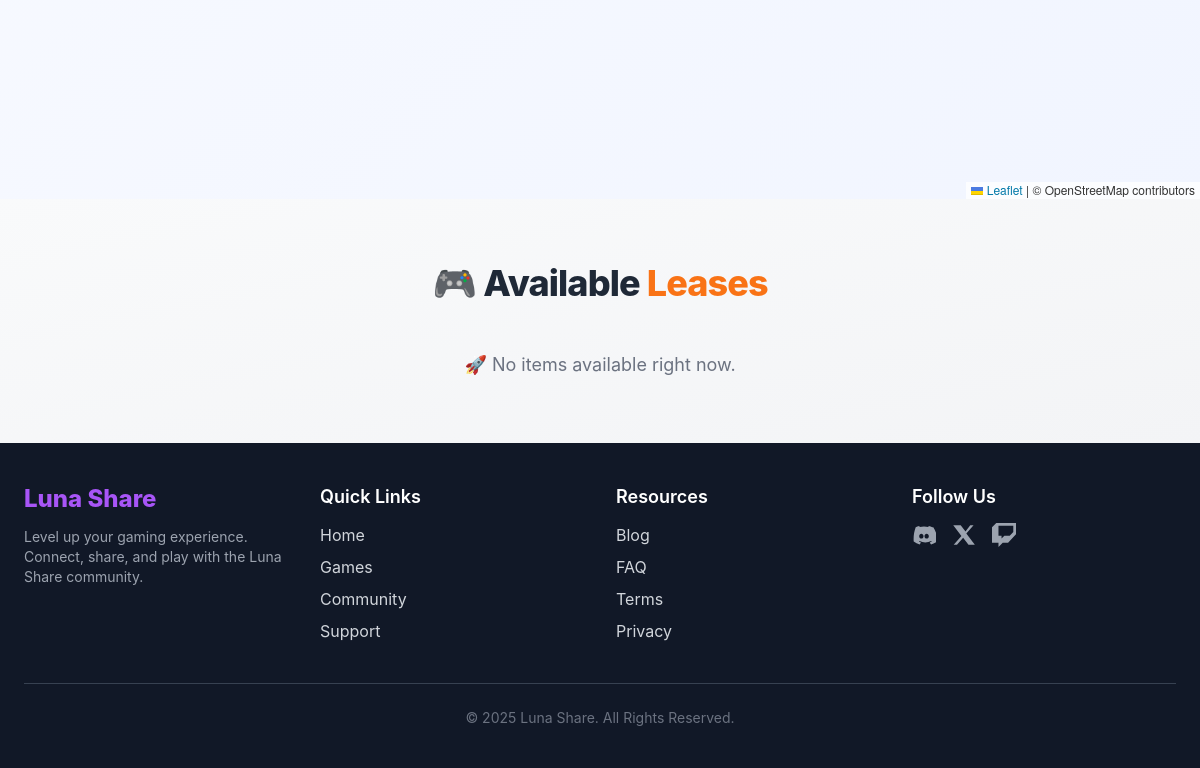
The app's page / (lower part), older data.
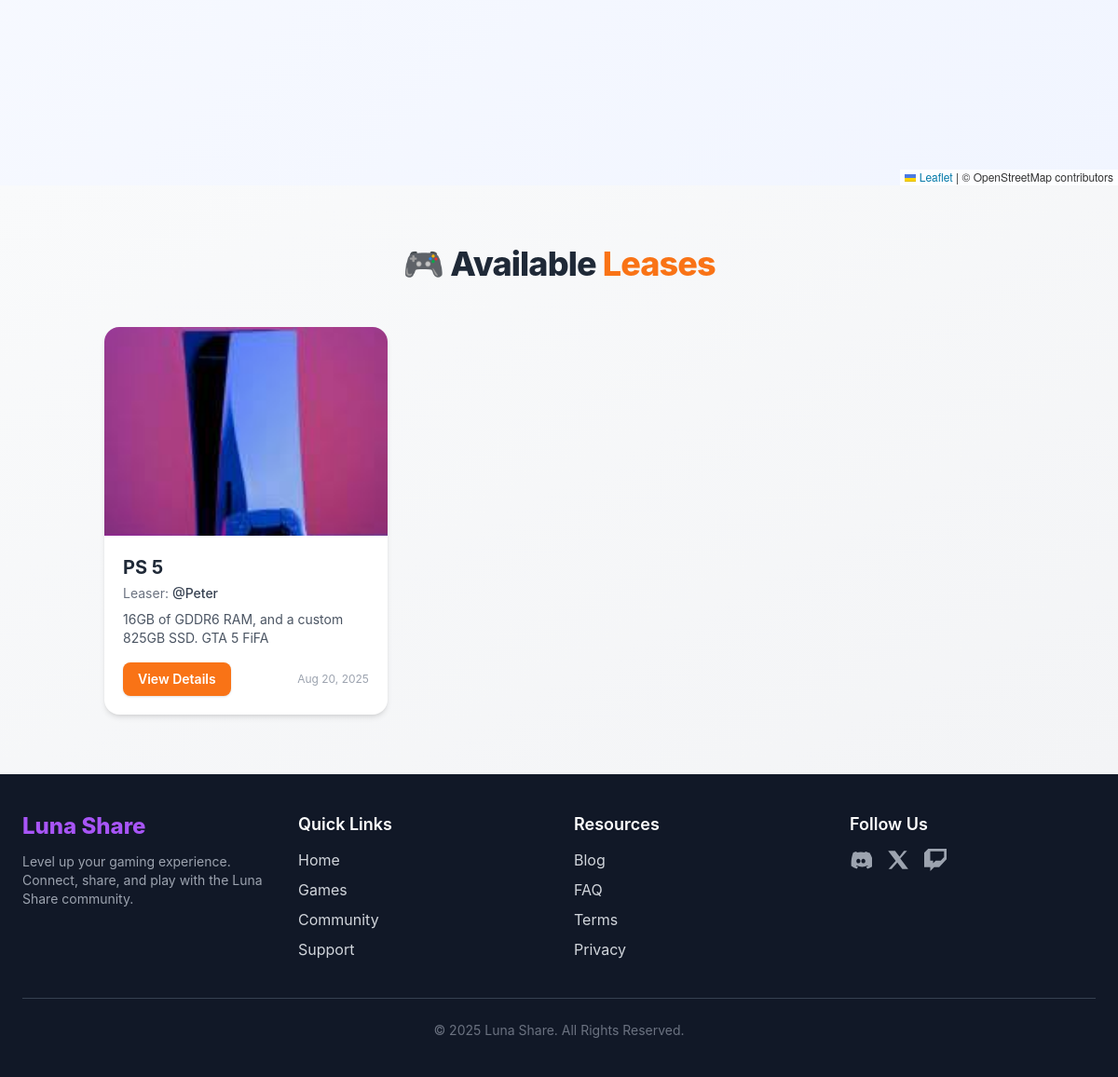
The same page, newer data.
### product/models.py (models this page shows, shortened)
class Item(models.Model):
    name = models.CharField(max_length=255)
    description = models.TextField(blank=True, null=True)
    owner = models.ForeignKey(settings.AUTH_USER_MODEL, on_delete=models.CASCADE, related_name="items_lent")
    borrower = models.ForeignKey(settings.AUTH_USER_MODEL, on_delete=models.SET_NULL, null=True, blank=True, related_name="items_borrowed")
    is_borrowed = models.BooleanField(default=False)
    created_at = models.DateTimeField(default=timezone.now)
    file = models.FileField(upload_to="items/files/", blank=True, null=True)  # any file

class User(AbstractUser):
    is_lender = models.BooleanField(default=False)
    is_borrower = models.BooleanField(default=False)
    phone_number = models.CharField(max_length=20, unique=True, null=True, blank=True)
    gamer_tag = models.CharField(max_length=50, unique=True, null=True, blank=True)
    avatar_url = models.URLField(blank=True, null=True)
    latitude = models.DecimalField(max_digits=9, decimal_places=6, null=True, blank=True)
    longitude = models.DecimalField(max_digits=9, decimal_places=6, null=True, blank=True)
    balance = models.DecimalField(max_digits=12, decimal_places=2, default=0.00)

### product/views.py (the view)
# urls.py: path("", views.landing_page, name="landing"),
def landing_page(request):
    items = Item.objects.all()
    return render(request, "product/landing.html", {"items": items})

### product/templates/product/landing.html (shortened to what this page needs)
<!DOCTYPE html>
<html lang="en">
<head>
<link rel="stylesheet" href="https://unpkg.com/leaflet/dist/leaflet.css" />
<script src="https://cdn.tailwindcss.com"></script>
    <link rel="stylesheet" href="https://unpkg.com/leaflet/dist/leaflet.css"/>
</head>
<body>
    <div class="main-content">
        <section id="map" class="map-section">
            <div class="container">
    <div id="map" style="height:400px;width:100%;"></div>
</div>
        </section>
<section id="items" class="py-16 bg-gradient-to-br from-gray-50 to-gray-100">
  <div class="container mx-auto px-6">
    <h2 class="text-4xl font-extrabold text-center text-gray-800 mb-12 tracking-tight">
      🎮 Available <span class="text-orange-500">Leases</span>
    </h2>
    <div class="grid gap-8 sm:grid-cols-2 lg:grid-cols-3 xl:grid-cols-4">
      {% for item in items %}
      <div class="group bg-white rounded-2xl shadow-md overflow-hidden transform hover:-translate-y-2 hover:shadow-2xl transition duration-300">
        {% if item.file %}
          <img src="{{ item.file.url }}" alt="{{ item.name }}"
            class="w-full h-56 object-cover group-hover:scale-105 transition-transform duration-300">
        {% else %}
          <div class="w-full h-56 flex items-center justify-center bg-gradient-to-r from-orange-400 to-pink-500 text-6xl text-white">
            🎮
          </div>
        {% endif %}
        <div class="p-5">
          <h5 class="text-xl font-bold text-gray-800 group-hover:text-orange-500 transition">
            {{ item.name }}
          </h5>
          <p class="text-sm text-gray-500 mt-1">Leaser:
            <span class="font-medium text-gray-700">@{{ item.owner.username }}</span>
          </p>
          <p class="text-gray-600 text-sm mt-2 line-clamp-2">
            {{ item.description }}
          </p>
          <div class="mt-4 flex justify-between items-center">
            <a href="{% url 'item_detail' item.id %}"
               class="inline-block px-4 py-2 bg-orange-500 text-white text-sm font-semibold rounded-lg shadow hover:bg-orange-600 transition">
              View Details
            </a>
            <span class="text-xs text-gray-400">{{ item.created_at|date:"M d, Y" }}</span>
          </div>
        </div>
      </div>
      {% empty %}
      <p class="col-span-full text-center text-gray-500 text-lg">🚀 No items available right now.</p>
      {% endfor %}
    </div>
  </div>
</section>
    </div>
<footer class="bg-gray-900 text-gray-300 py-10">
  <div class="max-w-7xl mx-auto px-6">
    <div class="grid grid-cols-1 md:grid-cols-4 gap-8">
      <div>
        <h2 class="text-2xl font-extrabold text-purple-500">Luna Share</h2>
        <p class="mt-3 text-sm text-gray-400">
          Level up your gaming experience. Connect, share, and play with the Luna Share community.
        </p>
      </div>
      <div>
        <h3 class="text-lg font-semibold text-white mb-3">Quick Links</h3>
        <ul class="space-y-2">
          <li><a href="#" class="hover:text-purple-400 transition">Home</a></li>
          <li><a href="#" class="hover:text-purple-400 transition">Games</a></li>
          <li><a href="#" class="hover:text-purple-400 transition">Community</a></li>
          <li><a href="#" class="hover:text-purple-400 transition">Support</a></li>
        </ul>
      </div>
      <div>
        <h3 class="text-lg font-semibold text-white mb-3">Resources</h3>
        <ul class="space-y-2">
          <li><a href="#" class="hover:text-purple-400 transition">Blog</a></li>
          <li><a href="#" class="hover:text-purple-400 transition">FAQ</a></li>
          <li><a href="#" class="hover:text-purple-400 transition">Terms</a></li>
          <li><a href="#" class="hover:text-purple-400 transition">Privacy</a></li>
        </ul>
      </div>
      <div>
        <h3 class="text-lg font-semibold text-white mb-3">Follow Us</h3>
        <div class="flex space-x-4">
          <a href="#" class="text-gray-400 hover:text-purple-400 transition">
          </a>
          <a href="#" class="text-gray-400 hover:text-purple-400 transition">
            <svg class="w-6 h-6" fill="currentColor" viewBox="0 0 24 24">
              <path d="M18.244 2.25h3.308l-7.227 8.26 8.502 11.24H16.49l-5.356-7.02-6.134 7.02H1.691l7.73-8.846L1.25 2.25h7.442l4.822 6.348 4.73-6.348z"/>
            </svg>
          </a>
          <a href="#" class="text-gray-400 hover:text-purple-400 transition">
            <svg class="w-6 h-6" fill="currentColor" viewBox="0 0 24 24">
              <path d="M4.265 0L0 4.24v15.522h6.483V24l4.24-4.238h5.365L24 11.196V0H4.265zM21.29 9.097l-3.55 3.55h-5.364l-2.843 2.844V12.65H6.483V2.71h14.807V9.097z"/>
            </svg>
          </a>
        </div>
      </div>
    </div>
    <div class="mt-10 border-t border-gray-700 pt-6 text-center text-sm text-gray-500">
      © 2025 Luna Share. All Rights Reserved.
    </div>
  </div>
</footer>
<script src="https://cdn.tailwindcss.com"></script>
</body>
</html>

### product/templates/product/landing.html (style rules this page uses)
* { margin: 0; padding: 0; ox-sizing: border-box; }
body { font-family: 'Inter', -apple-system, BlinkMacSystemFont, 'Segoe UI', Roboto, sans-serif; line-height: 1.6; color: #333; background: linear-gradient(135deg, #667eea 0%, #764ba2 100%); min-height: 100vh; }
.main-content { background: white; margin-top: 0; }
.container { max-width: 1200px; margin: 0 auto; }
.map-section { padding: 5rem 2rem; background: linear-gradient(135deg, #f8faff 0%, #f1f5ff 100%); }
#map { height: 100%; width: 100%; }
html { scroll-behavior: smooth; }

Row changes from the older to the newer data that the page shows:
added Item: file (picture), name "PS 5", owner.username "Peter", description "16GB of GDDR6 RAM, and a custom 825GB SSD. GTA 5 FiFA", created_at "Aug 20, 2025"
Text that changed along with them:
text no longer shown: "🚀 No items available right now."
